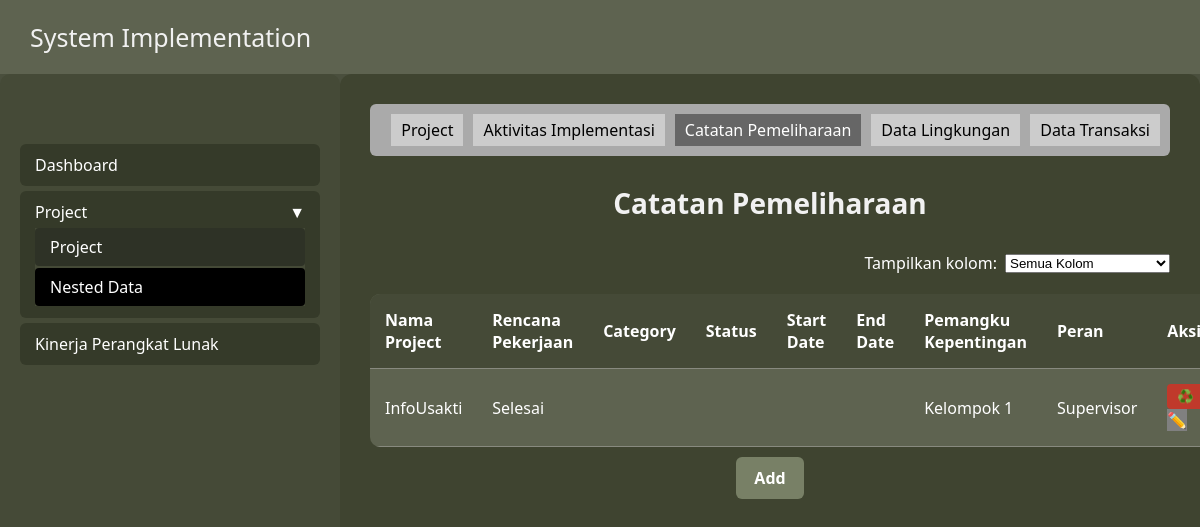
The page /nested_catatan/ on the database its author committed.
### dataentry/models.py (models this page shows, shortened)
class CatatanPemeliharaan(models.Model):
    project = models.ForeignKey(Project, on_delete=models.CASCADE, related_name='catatan_pemeliharaan')
    suggest = models.TextField()  # Untuk "Rencana Pekerjaan"
    category = models.CharField(max_length=100)
    status = models.CharField(max_length=50)
    start_date = models.DateField(null=True, blank=True)
    end_date = models.DateField(null=True, blank=True)
    stakeholder = models.CharField(max_length=255, null=True, blank=True)
    role = models.CharField(max_length=255, null=True, blank=True)

class Project(models.Model):
    id_project = models.AutoField(primary_key=True)
    nama_project = models.CharField(max_length=255)
    model = models.CharField(max_length=255)
    external_id = models.CharField(max_length=255, unique=True, blank=True, null=True)
    deskripsi = models.TextField()

### dataentry/views.py (the view)
# urls.py: path('nested_catatan/', views.nested_catatan, name='nested_catatan'),
def nested_catatan(request):
    catatan_list = CatatanPemeliharaan.objects.select_related('project').all()
    return render(request, 'nested_catatan.html', {'catatan_list': catatan_list})

### dataentry/templates/nested_catatan.html (shortened to what this page needs)
<!DOCTYPE html>
<html lang="id">
<head>
</head>
<body>
    <header>
        <h2>System Implementation</h2>
    </header>
    <div class="container">
        <div class="sidebar">
            <ul class="menu">
                <li><a href="{% url 'dashboard' %}" style="color: inherit; text-decoration: none; display: block;">Dashboard</a>
                </li>
                <li class="dropdown-toggle open">
                    Project <span style="float: right;">▼</span>
                    <ul class="submenu" style="display: block;">
                        <li><a href="#" style="color: inherit; text-decoration: none; display: block;">Project</a></li>
                        <li class="active"><a href="#"
                                style="color: inherit; text-decoration: none; display: block;">Nested Data</a></li>
                    </ul>
                </li>
                <li><a href="{% url 'kinerja' %}" style="color: inherit; text-decoration: none; display: block;">Kinerja Perangkat Lunak</a>
            </ul>
        </div>
        <div class="content">
            <div class="tabs">
                <div><a href="{% url 'nested' %}" style="color: inherit; text-decoration: none;">Project</a></div>
                <div><a href="{% url 'nested_aktivitas' %}" style="color: inherit; text-decoration: none;">Aktivitas Implementasi</a></div>
                <div class="active">Catatan Pemeliharaan</div>
                <div><a href="{% url 'nested_lingkungan' %}" style="color: inherit; text-decoration: none;">Data
                        Lingkungan</a></div>
                <div><a href="{% url 'nested_datatransaksi' %}" style="color: inherit; text-decoration: none;">Data
                        Transaksi</a></div>
            </div>
            <h3>Catatan Pemeliharaan</h3>
            <div style="margin-bottom: 20px; display: flex; justify-content: flex-end; align-items: center;">
                <label for="filter-column" style="margin-right: 8px;">Tampilkan kolom: </label>
                <select id="filter-column" onchange="filterTableColumn()">
                    <option value="all">Semua Kolom</option>
                </select>
            </div>
            <table>
                <thead>
                    <tr>
                        <th class="col-nama">Nama Project</th>
                        <th class="col-rencana">Rencana Pekerjaan</th>
                        <th class="col-category">Category</th>
                        <th class="col-status">Status</th>
                        <th class="col-start_date">Start Date</th>
                        <th class="col-end_date">End Date</th>
                        <th class="col-stakeholder">Pemangku Kepentingan</th>
                        <th class="col-role">Peran</th>
                        <th>Aksi</th>
                    </tr>
                </thead>
                <tbody>
                    {% for catatan in catatan_list %}
                    <tr>
                        <td class="col-nama">{{ catatan.project.nama_project }}</td>
                        <td class="col-rencana">{{ catatan.suggest }}</td>
                        <td class="col-category">{{ catatan.category }}</td>
                        <td class="col-status">{{ catatan.status }}</td>
                        <td class="col-start_date">{{ catatan.start_date|date:"Y-m-d" }}</td>
                        <td class="col-end_date">{{ catatan.end_date|date:"Y-m-d" }}</td>
                        <td class="col-stakeholder">{{ catatan.stakeholder }}</td>
                        <td class="col-role">{{ catatan.role }}</td>
                        <td class="action-buttons">
                            <form method="POST" action="{% url 'delete_catatanpemeliharaan' catatan.id %}"
                                style="display:inline;">
                                <button type="submit" class="delete-btn"
                                    onclick="return confirm('Yakin ingin menghapus catatan ini?')">♻️</button>
                            </form>
                            <a href="{% url 'edit_catatanpemeliharaan' catatan.id %}" class="edit-btn"
                                style="text-decoration:none;">✏️</a>
                        </td>
                    </tr>
                    {% empty %}
                    <tr>
                        <td colspan="9" style="text-align: center;">Belum ada catatan pemeliharaan.</td>
                    </tr>
                    {% endfor %}
                </tbody>
            </table>
            <div style="margin-top: 20px; text-align: center;">
                <a href="{% url 'add_catatanpemeliharaan' %}" class="add-btn"
                    style="background: #788066; color: white; padding: 10px 18px; border-radius: 6px; text-decoration: none; font-weight: bold;">Add</a>
            </div>
        </div>
    </div>
</body>
</html>

### dataentry/templates/nested_catatan.html (style rules this page uses)
body { margin: 0; font-family: 'Segoe UI', sans-serif; background-color: #4a4f3d; color: white; }
header { display: flex; justify-content: space-between; align-items: center; background-color: #5e6350; padding: 20px 30px; color: #f1f1f1; position: sticky; top: 0; z-index: 10; }
header h2 { margin: 0; font-weight: normal; font-size: 25px; }
.container { display: flex; height: calc(110vh - 80px); width: 100vw; }
.sidebar { width: 300px; background-color: #454a37; padding: 40px 20px; margin-left: 0; border-radius: 10px; flex-shrink: 0; }
.menu { margin-top: 30px; list-style: none; padding: 0; }
.menu li { padding: 10px 15px; background-color: #353a29; margin-bottom: 5px; cursor: pointer; border-radius: 6px; }
.menu li.active { background-color: black; }
.dropdown-toggle { position: relative; color: inherit; user-select: none; }
.submenu { list-style: none; padding-left: 0; margin-top: 5px; display: none; background-color: #454a37; }
.submenu li { background-color: #2e3226; padding: 8px 15px; margin-bottom: 2px; border-radius: 4px; cursor: pointer; }
.dropdown-toggle.open>.submenu { display: block; }
.content { flex-grow: 5; padding: 30px; background-color: #3f4430; position: relative; overflow-y: auto; border-radius: 12px; }
.tabs { background-color: #aaa; padding: 10px; display: flex; gap: 10px; justify-content: flex-end; margin-bottom: 20px; border-radius: 6px; }
.tabs div { padding: 5px 10px; background-color: #ccc; border-radius: 0; color: black; cursor: pointer; user-select: none; }
.tabs .active { background-color: #666; color: white; }
h3 { font-size: 28px; margin-bottom: 30px; text-align: center; color: #f1f1f1; }
table { width: 100%; border-collapse: collapse; background-color: #5e6350; border-radius: 10px; overflow: hidden; color: white; }
th, td { padding: 15px; text-align: left; border-bottom: 1px solid #888a7f; }
th { background-color: #454a37; }
.action-buttons button { margin-right: 8px; padding: 5px 10px; border: none; border-radius: 4px; color: white; }
.edit-btn { background-color: gray; cursor: not-allowed; }
.delete-btn { background-color: #c0392b; cursor: pointer; }

### rows shown on the page
CatatanPemeliharaan: project.nama_project "InfoUsakti", suggest "Selesai", stakeholder "Kelompok 1", role "Supervisor"
